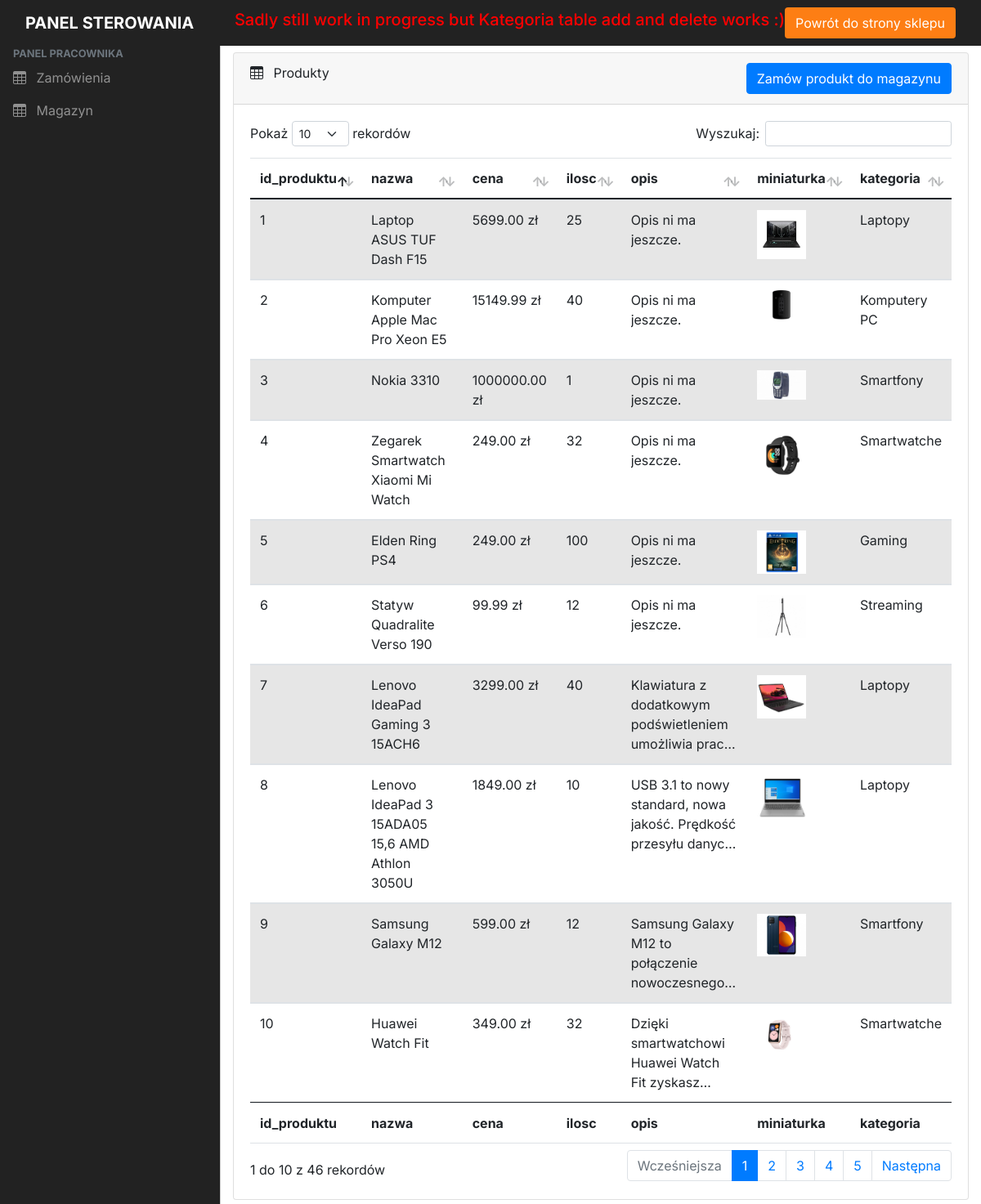
/panel/magazyn.php (signed in), run on the app's committed database.
### tables this page shows
CREATE TABLE `produkt` (
  `id_produkt` int NOT NULL AUTO_INCREMENT PRIMARY KEY,
  `nazwa` varchar(255) NOT NULL,
  `cena` decimal(10,2) unsigned NOT NULL,
  `ilosc` int unsigned NOT NULL,
  `opis` TEXT NOT NULL,
  `miniaturka` varchar(45) NOT NULL,
  `kategoria` int 
);

CREATE TABLE `kategoria` (
  `id_kategoria` int NOT NULL AUTO_INCREMENT PRIMARY KEY,
  `nazwa` varchar(45) NOT NULL,
  `miniaturka` varchar(45) NOT NULL,
  `nadkategoria` int
);

### panel/magazyn.php (the view, shortened to what this page needs)
<!DOCTYPE html>
<html lang="en">
<?php include("header.php"); ?>
<?php include("topBar.php"); ?>
<body>
<?php include("canvas.php"); ?>
  </body>
  <main class="mt-5 pt-3">
    <div class="container-fluid">
      <div class="row">
        <div class="col-md-12 mb-3">
          <div class="card">
            <div class="card-header">
              <span><i class="bi bi-table me-2"></i></span> Produkty
              <div class="float-right">
                <button type="button" class="btn btn-primary" data-bs-toggle="modal" data-bs-target="#exampleModal">
                  Zamów produkt do magazynu
                </button>
              </div>
            </div>
            <div class="card-body">
              <div class="table-responsive">
                <table id="example" class="table table-striped data-table " style="width: 100%">
                  <thead>
                    <tr>
                      <th>id_produktu</th>
                      <th>nazwa</th>
                      <th>cena</th>
                      <th>ilosc</th>
                      <th>opis</th>
                      <th>miniaturka</th>
                      <th>kategoria</th>
                    </tr>
                  </thead>
                  <tbody>
                    <?php
                    $query = $conn->query("Select * from produkt");
                    $result = $query->fetchAll(\PDO::FETCH_ASSOC);
                    foreach ($result as $rekord) {
                      print("<tr><td>");
                      echo $rekord["id_produkt"];
                      print("</td><td>");
                      echo $rekord["nazwa"];
                      print("</td>");
                      print("</td><td>");
                      echo ($rekord["cena"] . " zł");
                      print("</td>");
                      print("</td><td>");
                      echo $rekord["ilosc"];
                      print("</td>");
                      print("</td><td>");
                      print('<div class="table-description" </div> ' . $rekord["opis"]);
                      print("</td>");
                      print("</td><td>");
                      print('<img class="table-thumbnail" src="../images/produkty/' . $rekord["miniaturka"] . '"');
                      print("</td>");
                      print("</td><td>");
                      $query = $conn->query('Select nazwa from kategoria where id_kategoria =' . $rekord["kategoria"]);
                      $result = $query->fetchAll(\PDO::FETCH_ASSOC);
                      foreach ($result as $record) {
                        echo $record['nazwa'];
                      }
                      print("</td>");
                    }
                    print("</tr>");
                    ?>
                  </tbody>
                  <tfoot>
                    <tr>
                      <th>id_produktu</th>
                      <th>nazwa</th>
                      <th>cena</th>
                      <th>ilosc</th>
                      <th>opis</th>
                      <th>miniaturka</th>
                      <th>kategoria</th>
                    </tr>
                  </tfoot>
                </table>
              </div>
            </div>
          </div>
        </div>
      </div>
    </div>
  </main>
  <?php include("footer.php"); ?>
</html>

### panel/css/style.css (style rules this page uses)
body, button { font-family: "Inter", sans-serif; }
:root { --offcanvas-width: 270px; --topNavbarHeight: 56px; }
@media (min-width: 992px) { main { margin-left: var(--offcanvas-width); } }
.float-right { float: right; }

### panel/css/panel.css (style rules this page uses)
body { padding: 0px!important; }
.table-thumbnail { height:100%; width:60px; }
.table-description { display: -webkit-box; -webkit-line-clamp: 4; -webkit-box-orient: vertical; visibility: visible; overflow: hidden; text-overflow: ellipsis; }

### css/arkusz.css (style rules this page uses)
html { font-family: "Lato", sans-serif; --primary-color: #222; --orange: #EB5E28; --grey: #403D39; --white: #FFFCF2; --brudas: #CCC5B9; word-wrap: break-word; margin: 0; overflow-x: hidden; }
body { padding: 0px !important;; }
* { scrollbar-width: auto; scrollbar-color: #222222 transparent; }
* { box-sizing: border-box; }

### data on the page
produkt: id_produkt "1", nazwa "Laptop ASUS TUF Dash F15", cena "5699.00", ilosc "25", opis "Opis ni ma jeszcze.", miniaturka (picture)
kategoria: nazwa "Laptopy"
produkt: id_produkt "2", nazwa "Komputer Apple Mac Pro Xeon E5", cena "15149.99", ilosc "40", opis "Opis ni ma jeszcze.", miniaturka (picture)
kategoria: nazwa "Komputery PC"
produkt: id_produkt "3", nazwa "Nokia 3310", cena "1000000.00", ilosc "1", opis "Opis ni ma jeszcze.", miniaturka (picture)
kategoria: nazwa "Smartfony"
produkt: id_produkt "4", nazwa "Zegarek Smartwatch Xiaomi Mi Watch", cena "249.00", ilosc "32", opis "Opis ni ma jeszcze.", miniaturka (picture)
kategoria: nazwa "Smartwatche"
produkt: id_produkt "5", nazwa "Elden Ring PS4", cena "249.00", ilosc "100", opis "Opis ni ma jeszcze.", miniaturka (picture)
kategoria: nazwa "Gaming"
produkt: id_produkt "6", nazwa "Statyw Quadralite Verso 190", cena "99.99", ilosc "12", opis "Opis ni ma jeszcze.", miniaturka (picture)
kategoria: nazwa "Streaming"
produkt: id_produkt "7", nazwa "Lenovo IdeaPad Gaming 3 15ACH6", cena "3299.00", ilosc "40", opis "Klawiatura z dodatkowym podświetleniem umożliwia…", miniaturka (picture)
produkt: id_produkt "8", nazwa "Lenovo IdeaPad 3 15ADA05 15,6 AMD Athlon 3050U", cena "1849.00", ilosc "10", opis "USB 3.1 to nowy standard, nowa jakość. Prędkość przesyłu…", miniaturka (picture)
produkt: id_produkt "9", nazwa "Samsung Galaxy M12", cena "599.00", ilosc "12", opis "Samsung Galaxy M12 to połączenie…", miniaturka (picture)
produkt: id_produkt "10", nazwa "Huawei Watch Fit", cena "349.00", ilosc "32", opis "Dzięki smartwatchowi Huawei Watch Fit…", miniaturka (picture)
